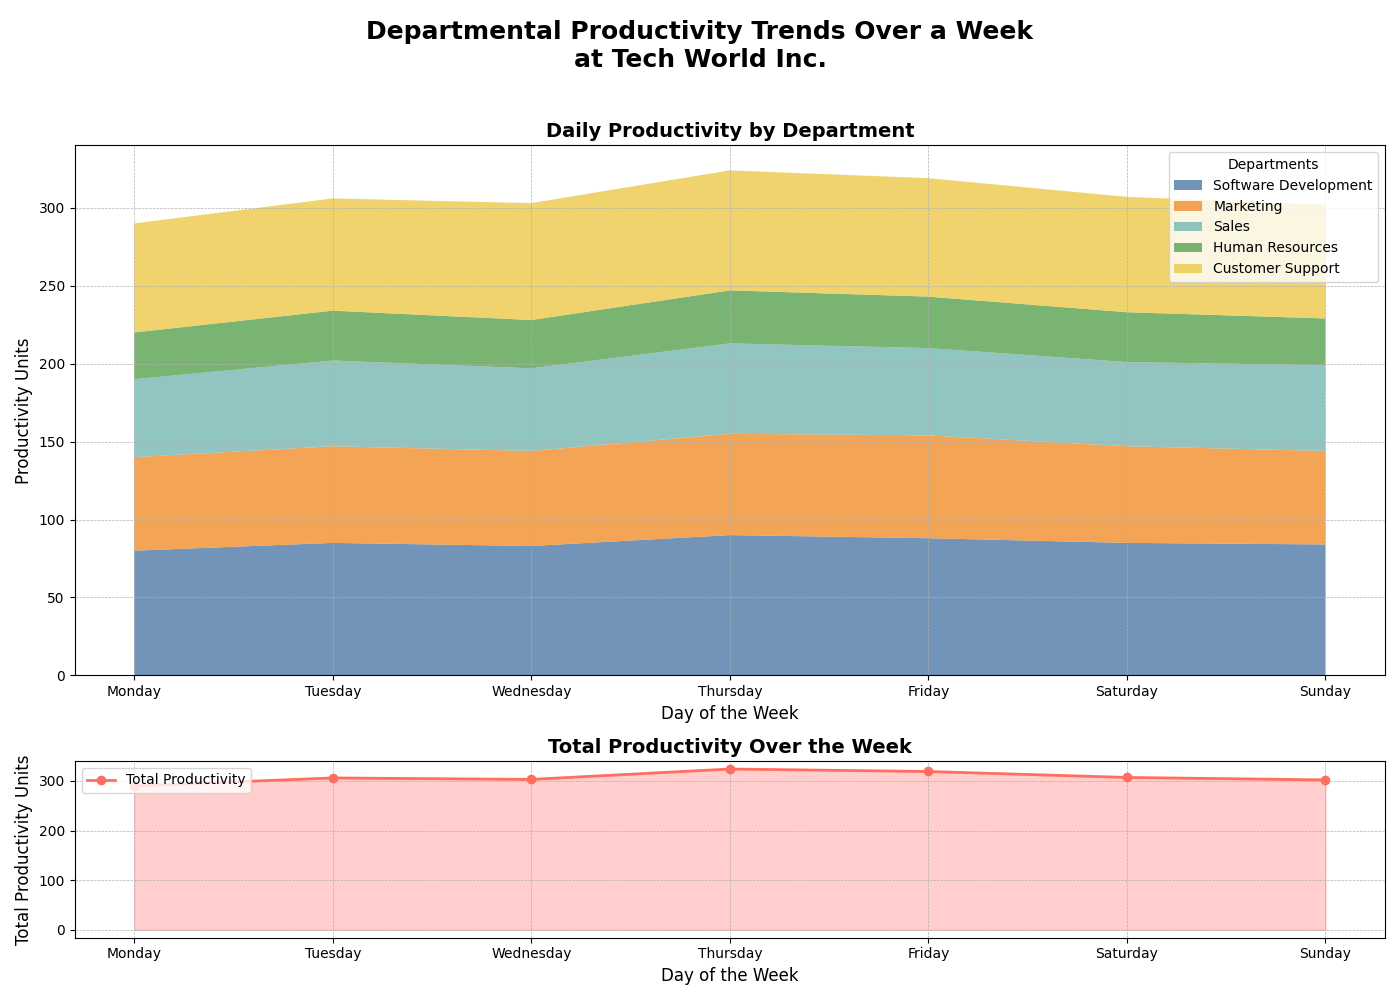

Source code (Python):
import matplotlib.pyplot as plt
import numpy as np

# Backstory: The chart represents the productivity trends in different departments over a week in a fictional company "Tech World Inc."
departments = ['Software Development', 'Marketing', 'Sales', 'Human Resources', 'Customer Support']
days = np.arange(1, 8)  # Days of the week (1=Monday, 7=Sunday)

# Productivity data (in hypothetical units)
software_dev = np.array([80, 85, 83, 90, 88, 85, 84])
marketing = np.array([60, 62, 61, 65, 66, 62, 60])
sales = np.array([50, 55, 53, 58, 56, 54, 55])
hr = np.array([30, 32, 31, 34, 33, 32, 30])
customer_support = np.array([70, 72, 75, 77, 76, 74, 73])

# Stack the data for area plotting
data = np.vstack([software_dev, marketing, sales, hr, customer_support])

# Create a figure with subplots
fig, axs = plt.subplots(2, 1, figsize=(14, 10), gridspec_kw={'height_ratios': [3, 1]})
fig.suptitle('Departmental Productivity Trends Over a Week\nat Tech World Inc.', fontsize=18, fontweight='bold')

# Stacked Area Chart
axs[0].stackplot(days, data, labels=departments, 
                 colors=['#4e79a7', '#f28e2b', '#76b7b2', '#59a14f', '#edc948'], alpha=0.8)
axs[0].set_title('Daily Productivity by Department', fontsize=14, fontweight='bold')
axs[0].set_xlabel('Day of the Week', fontsize=12)
axs[0].set_ylabel('Productivity Units', fontsize=12)
axs[0].set_xticks(days)
axs[0].set_xticklabels(['Monday', 'Tuesday', 'Wednesday', 'Thursday', 'Friday', 'Saturday', 'Sunday'])
axs[0].legend(loc='upper right', fontsize=10, title='Departments')
axs[0].grid(True, linestyle='--', linewidth=0.5)

# Line Plot for Total Productivity
total_productivity = data.sum(axis=0)
axs[1].plot(days, total_productivity, label='Total Productivity', color='#ff6f61', linestyle='-', marker='o', linewidth=2)
axs[1].fill_between(days, 0, total_productivity, color='#ff9e9d', alpha=0.5)
axs[1].set_title('Total Productivity Over the Week', fontsize=14, fontweight='bold')
axs[1].set_xlabel('Day of the Week', fontsize=12)
axs[1].set_ylabel('Total Productivity Units', fontsize=12)
axs[1].set_xticks(days)
axs[1].set_xticklabels(['Monday', 'Tuesday', 'Wednesday', 'Thursday', 'Friday', 'Saturday', 'Sunday'])
axs[1].grid(True, linestyle='--', linewidth=0.5)
axs[1].legend(loc='upper left', fontsize=10)

# Automatically adjust layout to prevent overlapping
plt.tight_layout(rect=[0, 0, 1, 0.96])  # Leave space for the super title

# Show the plot
plt.show()
